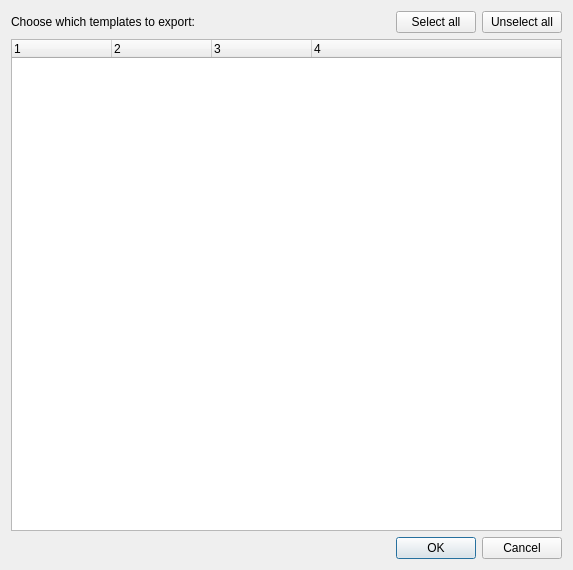
<?xml version="1.0" encoding="UTF-8"?>
<ui version="4.0">
 <class>ExportTemplatesDialog</class>
 <widget class="QDialog" name="ExportTemplatesDialog">
  <property name="geometry">
   <rect>
    <x>0</x>
    <y>0</y>
    <width>573</width>
    <height>570</height>
   </rect>
  </property>
  <property name="windowTitle">
   <string>Export templates</string>
  </property>
  <property name="windowIcon">
   <iconset resource="resources.qrc">
    <normaloff>:/resources/appIcon.svg</normaloff>:/resources/appIcon.svg</iconset>
  </property>
  <layout class="QVBoxLayout" name="verticalLayout">
   <item>
    <layout class="QHBoxLayout" name="horizontalLayout">
     <item>
      <widget class="QLabel" name="label">
       <property name="text">
        <string>Choose which templates to export:</string>
       </property>
      </widget>
     </item>
     <item>
      <spacer name="horizontalSpacer">
       <property name="orientation">
        <enum>Qt::Horizontal</enum>
       </property>
       <property name="sizeHint" stdset="0">
        <size>
         <width>40</width>
         <height>20</height>
        </size>
       </property>
      </spacer>
     </item>
     <item>
      <widget class="QPushButton" name="selectAll">
       <property name="text">
        <string>Select all</string>
       </property>
       <property name="icon">
        <iconset resource="resources.qrc">
         <normaloff>:/resources/select.svg</normaloff>:/resources/select.svg</iconset>
       </property>
      </widget>
     </item>
     <item>
      <widget class="QPushButton" name="unselectAll">
       <property name="text">
        <string>Unselect all</string>
       </property>
       <property name="icon">
        <iconset resource="resources.qrc">
         <normaloff>:/resources/unselect.svg</normaloff>:/resources/unselect.svg</iconset>
       </property>
      </widget>
     </item>
    </layout>
   </item>
   <item>
    <widget class="QTreeWidget" name="templateWidget">
     <property name="sizeAdjustPolicy">
      <enum>QAbstractScrollArea::AdjustToContents</enum>
     </property>
     <property name="alternatingRowColors">
      <bool>true</bool>
     </property>
     <property name="selectionMode">
      <enum>QAbstractItemView::MultiSelection</enum>
     </property>
     <property name="columnCount">
      <number>4</number>
     </property>
     <column>
      <property name="text">
       <string notr="true">1</string>
      </property>
     </column>
     <column>
      <property name="text">
       <string notr="true">2</string>
      </property>
     </column>
     <column>
      <property name="text">
       <string notr="true">3</string>
      </property>
     </column>
     <column>
      <property name="text">
       <string notr="true">4</string>
      </property>
     </column>
    </widget>
   </item>
   <item>
    <widget class="QDialogButtonBox" name="buttonBox">
     <property name="orientation">
      <enum>Qt::Horizontal</enum>
     </property>
     <property name="standardButtons">
      <set>QDialogButtonBox::Cancel|QDialogButtonBox::Ok</set>
     </property>
    </widget>
   </item>
  </layout>
 </widget>
 <resources>
  <include location="resources.qrc"/>
 </resources>
 <connections>
  <connection>
   <sender>buttonBox</sender>
   <signal>rejected()</signal>
   <receiver>ExportTemplatesDialog</receiver>
   <slot>reject()</slot>
   <hints>
    <hint type="sourcelabel">
     <x>316</x>
     <y>260</y>
    </hint>
    <hint type="destinationlabel">
     <x>286</x>
     <y>274</y>
    </hint>
   </hints>
  </connection>
 </connections>
</ui>
